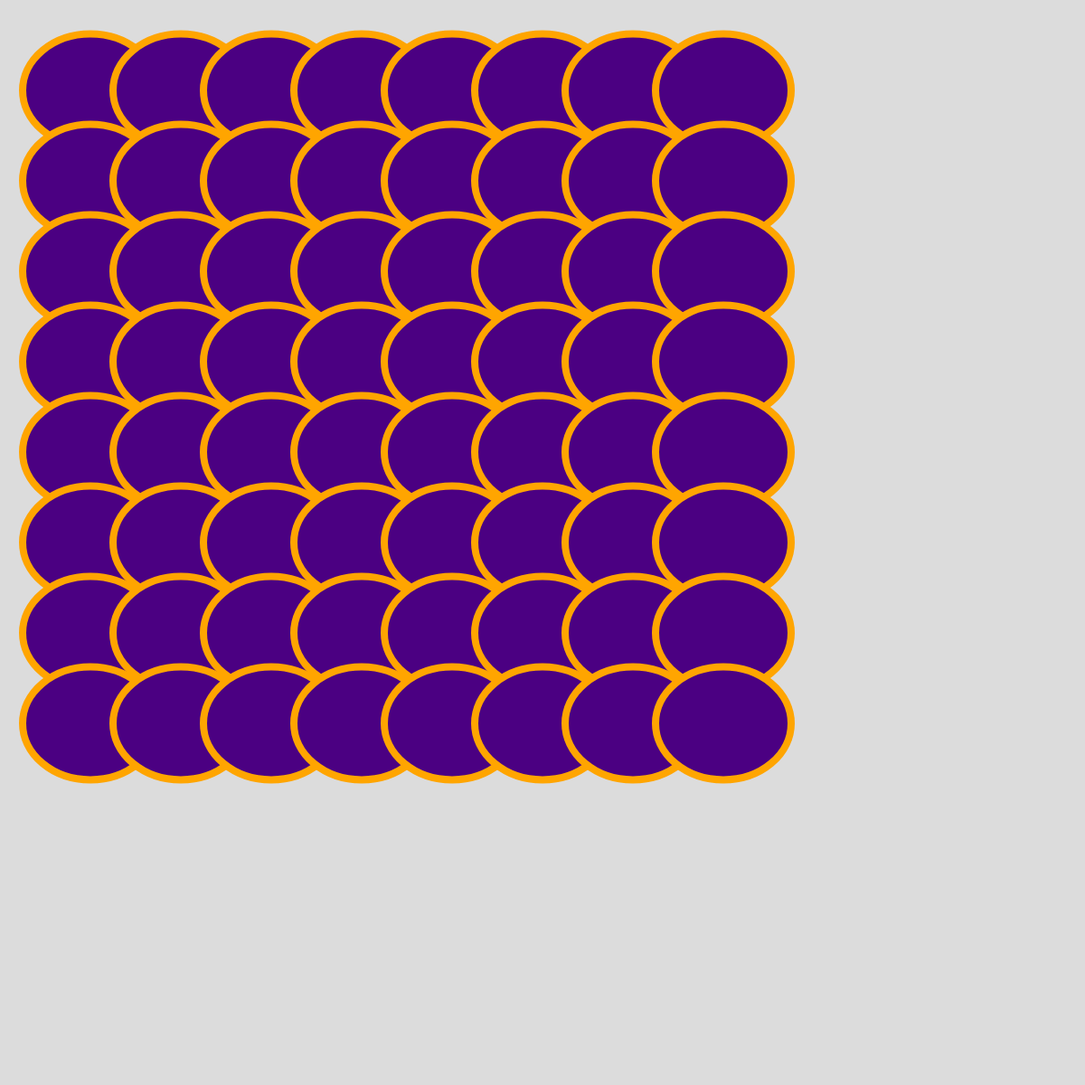
Frame 1 (no input)
Frame 2 (the mouse pressed at the canvas centre, redrawn once): identical to frame 1, image omitted

The p5.js sketch that drew this single still picture (run headless with seeded random() and noise() and a simulated clock; the mouse was pressed at the canvas centre and the sketch redrawn once):

// p5.js sketch
// ── sketch.js
function setup() {
  createCanvas(1200, 1200);
  noLoop()
}

function draw() {
  background(220);
  translate(100,100);

  for (let x = 0; x < 8; x++)
    for (let y = 0; y < 8; y++){
      push();
      translate(x * 100, y * 100);
      stroke(255,165,0);
      strokeWeight(8);
      fill(75,0,130); 
      ellipse(0,0,150,125);
      pop();
    }   
}
